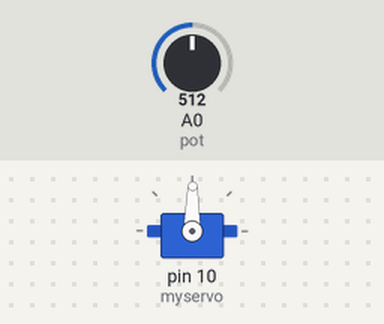
Bench run of a sketch on a simulated Arduino Uno, built with avr-gcc and run on an emulated ATmega328P. Parts: servo. The inputs (shaded band) are chosen by the test bench; at power-on: A0 (pot) = 512.

Above: at 1.2 s.
1.3 s: A0 (pot) set to 716
At 1.8 s:
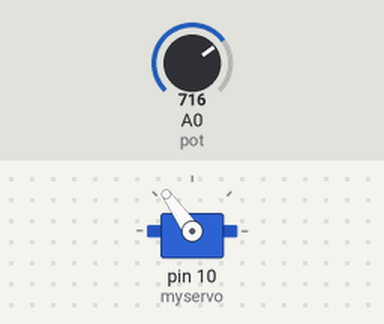
2.8 s: A0 (pot) set to 900
At 3.8 s:
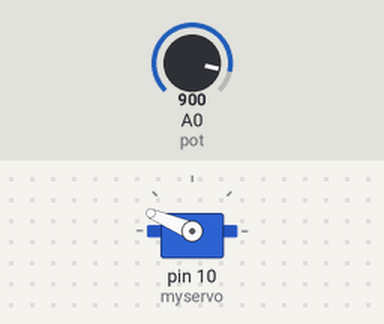
4.3 s: A0 (pot) set to 1023
At 5.3 s:
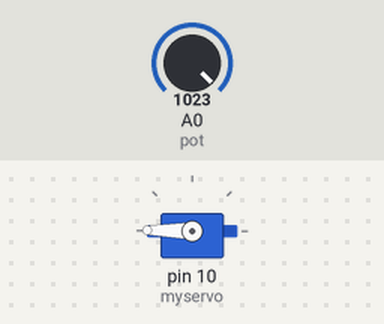
5.8 s: A0 (pot) set to 306
At 6.2 s:
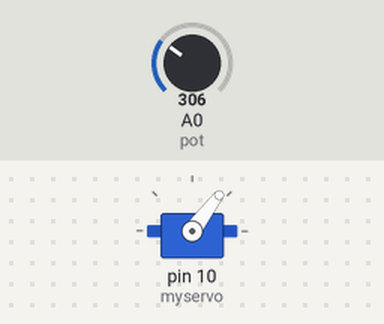
7.3 s: A0 (pot) set to 122
At 7.6 s:
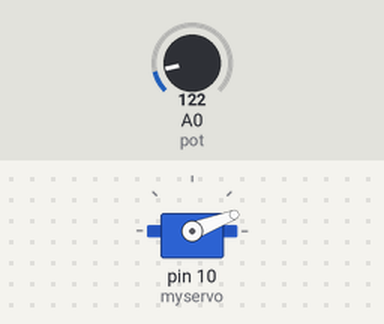
8.8 s: A0 (pot) set to 511
At 9.7 s:
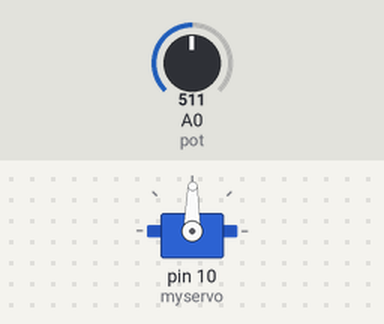
Timing chart, 0 to 11.3 s (numbered marks = the images above; inputs shaded):
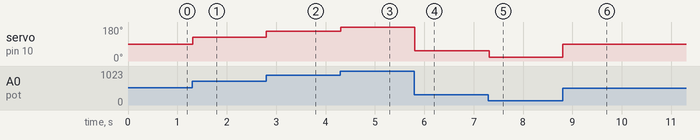

The sketch:

pot_servo.ino
```cpp
#include <Servo.h>

Servo myservo;
int pot = 0;
int val;

void setup()
{
    myservo.attach(10);
    Serial.begin(9600);
}

void loop()
{
    val = analogRead(pot);
    val = map(val, 0, 1023, 0, 179);
    myservo.write(val);
    delay(15);
}
```

Measured:
- after the input at 1.3 s, servo on pin 10 (myservo): 89° → 125° at once
- after the input at 2.8 s, servo on pin 10 (myservo): 125° → 157° at once
- after the input at 4.3 s, servo on pin 10 (myservo): 157° → 179° at once
- after the input at 5.8 s, servo on pin 10 (myservo): 179° → 53° at once
- after the input at 7.3 s, servo on pin 10 (myservo): 53° → 21° at once
- after the input at 8.8 s, servo on pin 10 (myservo): 21° → 89° at once
